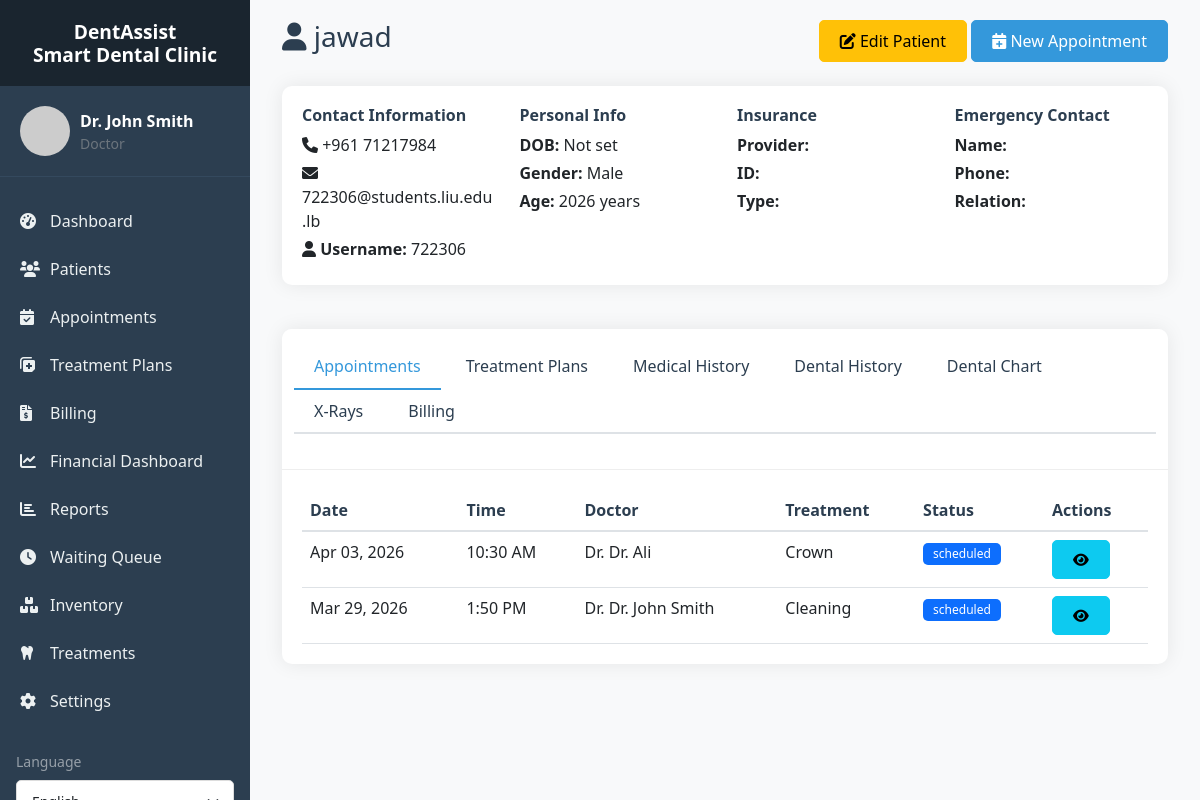
/patients/view.php?id=28 (signed in), run on the app's committed database.
### tables this page shows
CREATE TABLE `patients` (
  `id` int(11) NOT NULL,
  `user_id` int(11) DEFAULT NULL,
  `full_name` varchar(100) NOT NULL,
  `date_of_birth` date DEFAULT NULL,
  `gender` enum('male','female','other') DEFAULT NULL,
  `phone` varchar(20) DEFAULT NULL,
  `email` varchar(100) DEFAULT NULL,
  `emergency_contact_name` varchar(100) DEFAULT NULL,
  `emergency_contact_phone` varchar(20) DEFAULT NULL,
  `emergency_contact_relation` varchar(50) DEFAULT NULL,
  `insurance_provider` varchar(100) DEFAULT NULL,
  `insurance_id` varchar(50) DEFAULT NULL,
  `insurance_type` enum('Private','Social Security','Medicaid','None') DEFAULT 'None',
  `insurance_coverage` int(11) DEFAULT 0,
  `medical_history` text DEFAULT NULL,
  `allergies` text DEFAULT NULL,
  `current_medications` text DEFAULT NULL,
  `past_surgeries` text DEFAULT NULL,
  `chronic_conditions` text DEFAULT NULL,
  `dental_history` text DEFAULT NULL,
  `previous_dentist` varchar(100) DEFAULT NULL,
  `last_visit_date` date DEFAULT NULL,
  `address_line1` varchar(255) DEFAULT NULL,
  `address_line2` varchar(255) DEFAULT NULL,
  `address` varchar(500) DEFAULT NULL,
  `city` varchar(100) DEFAULT NULL,
  `state` varchar(50) DEFAULT NULL,
  `postal_code` varchar(20) DEFAULT NULL,
  `country` varchar(50) DEFAULT 'USA',
  `points` int(11) DEFAULT 0,
  `subscription_type` enum('none','basic','premium','family') DEFAULT 'none',
  `subscription_start_date` date DEFAULT NULL,
  `subscription_end_date` date DEFAULT NULL,
  `referral_code` varchar(20) DEFAULT NULL,
  `referred_by` int(11) DEFAULT NULL,
  `created_at` timestamp NOT NULL DEFAULT current_timestamp(),
  `updated_at` timestamp NOT NULL DEFAULT current_timestamp() ON UPDATE current_timestamp(),
  `created_by` int(11) DEFAULT NULL,
  `subscription_status` enum('none','pending','active','expired') DEFAULT 'none'
);

CREATE TABLE `users` (
  `id` int(11) NOT NULL,
  `username` varchar(191) NOT NULL,
  `email` varchar(191) NOT NULL,
  `password_hash` varchar(255) NOT NULL,
  `full_name` varchar(100) NOT NULL,
  `role` enum('doctor','assistant','patient') NOT NULL,
  `is_admin` tinyint(1) NOT NULL DEFAULT 0,
  `phone` varchar(20) DEFAULT NULL,
  `profile_image` varchar(255) DEFAULT NULL,
  `created_at` timestamp NOT NULL DEFAULT current_timestamp(),
  `updated_at` timestamp NOT NULL DEFAULT current_timestamp() ON UPDATE current_timestamp(),
  `is_active` tinyint(1) DEFAULT 1,
  `last_login` timestamp NULL DEFAULT NULL
);

CREATE TABLE `appointments` (
  `id` int(11) NOT NULL,
  `patient_id` int(11) NOT NULL,
  `doctor_id` int(11) NOT NULL,
  `appointment_date` date NOT NULL,
  `appointment_time` time NOT NULL,
  `duration` int(11) DEFAULT 30,
  `end_time` time GENERATED ALWAYS AS (addtime(`appointment_time`,sec_to_time(`duration` * 60))) VIRTUAL,
  `treatment_type` varchar(100) NOT NULL,
  `description` text DEFAULT NULL,
  `chair_number` int(11) DEFAULT NULL,
  `status` enum('scheduled','checked-in','in-treatment','completed','cancelled','no-show','follow-up') DEFAULT 'scheduled',
  `cancellation_reason` text DEFAULT NULL,
  `notes` text DEFAULT NULL,
  `reminder_sent_48h` tinyint(1) DEFAULT 0,
  `reminder_sent_24h` tinyint(1) DEFAULT 0,
  `reminder_sent_at` timestamp NULL DEFAULT NULL,
  `invoice_id` int(11) DEFAULT NULL,
  `created_at` timestamp NOT NULL DEFAULT current_timestamp(),
  `updated_at` timestamp NOT NULL DEFAULT current_timestamp() ON UPDATE current_timestamp(),
  `created_by` int(11) DEFAULT NULL
);

### includes/db.php (called while the page is built, shortened)
<?php
class Database {
    private $host = DB_HOST;
    private $user = DB_USER;
    private $pass = DB_PASS;
    private $dbname = DB_NAME;
    private $conn;
    private static $instance = null;
    private function __construct() {
        try {
            $this->conn = new mysqli($this->host, $this->user, $this->pass, $this->dbname);
            $this->conn->set_charset("utf8mb4");
        } catch (Exception $e) {
            die("Database connection error: " . $e->getMessage());
        }
    }
    public static function getInstance() {
        if (self::$instance == null) {
            self::$instance = new Database();
        }
        return self::$instance;
    }
    public function query($sql, $params = [], $types = "") {
        $stmt = $this->conn->prepare($sql);
        if (!empty($params)) {
            if (empty($types)) {
                $types = $this->determineTypes($params);
            }
            $stmt->bind_param($types, ...$params);
        }
        $stmt->execute();
        return $stmt;
    }
    private function determineTypes($params) {
        $types = '';
        foreach ($params as $param) {
            if (is_int($param)) {
                $types .= 'i';
            } elseif (is_float($param)) {
                $types .= 'd';
            } elseif (is_string($param)) {
                $types .= 's';
            } else {
                $types .= 'b';
            }
        }
        return $types;
    }
    public function fetchOne($sql, $params = [], $types = "") {
        $stmt = $this->query($sql, $params, $types);
        $result = $stmt->get_result();
        if ($result && $result->num_rows > 0) {
            return $result->fetch_assoc();
        }
        return null;
    }
    public function fetchAll($sql, $params = [], $types = "") {
        $stmt = $this->query($sql, $params, $types);
        $result = $stmt->get_result();
        if ($result) {
            return $result->fetch_all(MYSQLI_ASSOC);
        }
        return [];
    }
}
?>

### patients/view.php (the view, shortened to what this page needs)
<?php
require_once '../includes/db.php';
require_once '../includes/functions.php';
$db = Database::getInstance();
$patientId = $_GET['id'] ?? 0;
$patient = $db->fetchOne(
    "SELECT p.*, u.username AS account_username
     FROM patients p
     LEFT JOIN users u ON p.user_id = u.id
     WHERE p.id = ?",
    [$patientId],
    "i"
);
$appointments = $db->fetchAll(
    "SELECT a.*, u.full_name as doctor_name
     FROM appointments a
     JOIN users u ON a.doctor_id = u.id
     WHERE a.patient_id = ?
     ORDER BY a.appointment_date DESC, a.appointment_time DESC",
    [$patientId],
    "i"
);
include '../layouts/header.php';
?>
<div class="container-fluid">
    <div class="d-flex justify-content-between align-items-center mb-4">
        <h1 class="h3">
            <i class="fas fa-user"></i> <?php echo htmlspecialchars($patient['full_name'] ?: 'Patient #' . $patientId); ?>
        </h1>
        <div>
            <a href="edit.php?id=<?php echo $patientId; ?>" class="btn btn-warning">
                <i class="fas fa-edit"></i> Edit Patient
            </a>
            <button class="btn btn-primary" onclick="scheduleAppointment()">
                <i class="fas fa-calendar-plus"></i> New Appointment
            </button>
        </div>
    </div>
    <div class="row mb-4">
        <div class="col-md-12">
            <div class="card">
                <div class="card-body">
                    <div class="row">
                        <div class="col-md-3">
                            <h6>Contact Information</h6>
                            <p class="mb-1"><i class="fas fa-phone"></i> <?php echo $patient['phone']; ?></p>
                            <p class="mb-1"><i class="fas fa-envelope"></i> <?php echo htmlspecialchars((string) ($patient['email'] ?? '')); ?></p>
                            <p class="mb-1"><i class="fas fa-user"></i>
                                <strong>Username:</strong>
                                <?php
                                $uname = trim((string) ($patient['account_username'] ?? ''));
                                echo $uname !== '' ? htmlspecialchars($uname) : '<span class="text-muted">—</span>';
                                ?>
                            </p>
                        </div>
                        <div class="col-md-3">
                            <h6>Personal Info</h6>
                            <p class="mb-1"><strong>DOB:</strong> <?php echo formatDate($patient['date_of_birth']); ?></p>
                            <p class="mb-1"><strong>Gender:</strong> <?php echo ucfirst($patient['gender'] ?? 'Not specified'); ?></p>
                            <p class="mb-1"><strong>Age:</strong>
                                <?php
                                if ($patient['date_of_birth']) {
                                    $dob = new DateTime($patient['date_of_birth']);
                                    $now = new DateTime();
                                    echo $dob->diff($now)->y . ' years';
                                }
                                ?>
                            </p>
                        </div>
                        <div class="col-md-3">
                            <h6>Insurance</h6>
                            <p class="mb-1"><strong>Provider:</strong> <?php echo $patient['insurance_provider'] ?? 'None'; ?></p>
                            <p class="mb-1"><strong>ID:</strong> <?php echo $patient['insurance_id'] ?? 'N/A'; ?></p>
                            <p class="mb-1"><strong>Type:</strong> <?php echo $patient['insurance_type'] ?? 'None'; ?></p>
                        </div>
                        <div class="col-md-3">
                            <h6>Emergency Contact</h6>
                            <p class="mb-1"><strong>Name:</strong> <?php echo $patient['emergency_contact_name'] ?? 'Not provided'; ?></p>
                            <p class="mb-1"><strong>Phone:</strong> <?php echo $patient['emergency_contact_phone'] ?? 'N/A'; ?></p>
                            <p class="mb-1"><strong>Relation:</strong> <?php echo $patient['emergency_contact_relation'] ?? 'N/A'; ?></p>
                        </div>
                    </div>
                </div>
            </div>
        </div>
    </div>
    <div class="row">
        <div class="col-md-12">
            <div class="card">
                <div class="card-header">
                    <ul class="nav nav-tabs card-header-tabs" id="patientViewTabs" role="tablist">
                        <li class="nav-item">
                            <button class="nav-link active" id="appointments-tab" data-bs-toggle="tab"
                                    data-bs-target="#appointments" type="button" role="tab">
                                Appointments
                            </button>
                        </li>
                        <li class="nav-item">
                            <button class="nav-link" id="treatment-tab" data-bs-toggle="tab"
                                    data-bs-target="#treatment" type="button" role="tab">
                                Treatment Plans
                            </button>
                        </li>
                        <li class="nav-item">
                            <button class="nav-link" id="medical-tab" data-bs-toggle="tab"
                                    data-bs-target="#medical" type="button" role="tab">
                                Medical History
                            </button>
                        </li>
                        <li class="nav-item">
                            <button class="nav-link" id="dental-history-tab" data-bs-toggle="tab"
                                    data-bs-target="#dental-history" type="button" role="tab">
                                Dental History
                            </button>
                        </li>
                        <li class="nav-item">
                            <button class="nav-link" id="dental-tab" data-bs-toggle="tab"
                                    data-bs-target="#dental" type="button" role="tab">
                                Dental Chart
                            </button>
                        </li>
                        <li class="nav-item">
                            <button class="nav-link" id="xrays-tab" data-bs-toggle="tab"
                                    data-bs-target="#xrays" type="button" role="tab">
                                X-Rays
                            </button>
                        </li>
                        <li class="nav-item">
                            <button class="nav-link" id="billing-tab" data-bs-toggle="tab"
                                    data-bs-target="#billing" type="button" role="tab">
                                Billing
                            </button>
                        </li>
                    </ul>
                </div>
                <div class="card-body">
                    <div class="tab-content">
                        <div class="tab-pane active" id="appointments" role="tabpanel">
                            <?php if (empty($appointments)): ?>
                                <p class="text-muted">No appointments found</p>
                            <?php else: ?>
                                <div class="table-responsive">
                                    <table class="table">
                                        <thead>
                                            <tr>
                                                <th>Date</th>
                                                <th>Time</th>
                                                <th>Doctor</th>
                                                <th>Treatment</th>
                                                <th>Status</th>
                                                <th>Actions</th>
                                            </tr>
                                        </thead>
                                        <tbody>
                                            <?php foreach ($appointments as $apt): ?>
                                                <tr>
                                                    <td><?php echo formatDate($apt['appointment_date']); ?></td>
                                                    <td><?php echo formatTime($apt['appointment_time']); ?></td>
                                                    <td>Dr. <?php echo htmlspecialchars($apt['doctor_name']); ?></td>
                                                    <td><?php echo $apt['treatment_type']; ?></td>
                                                    <td><?php echo getStatusBadge($apt['status']); ?></td>
                                                    <td>
                                                        <a href="../appointments/view.php?id=<?php echo $apt['id']; ?>"
                                                           class="btn btn-sm btn-info">
                                                            <i class="fas fa-eye"></i>
                                                        </a>
                                                    </td>
                                                </tr>
                                            <?php endforeach; ?>
                                        </tbody>
                                    </table>
                                </div>
                            <?php endif; ?>
                        </div>
                    </div>
                </div>
            </div>
        </div>
    </div>
</div>
<?php include '../layouts/footer.php'; ?>

### includes/functions.php (shortened to what this page needs)
<?php
require_once 'db.php';
function formatDate($date, $format = 'M d, Y')
{
    $s = trim((string) $date);
    if ($s === '' || $s === '0000-00-00' || $s === '0000-00-00 00:00:00' || preg_match('/^0000-\d{2}-\d{2}/', $s)) {
        return 'Not set';
    }
    try {
        $dateObj = new DateTime($date);
        $y = (int) $dateObj->format('Y');
        return $dateObj->format($format);
    } catch (Exception $e) {
        return 'Not set';
    }
}
function formatTime($time, $format = 'g:i A')
{
    try {
        $timeObj = new DateTime($time);
        return $timeObj->format($format);
    } catch (Exception $e) {
        return 'Not set';
    }
}
function getStatusBadge($status)
{
    $colors = [
        'scheduled' => 'primary',
        'checked-in' => 'info',
        'in-treatment' => 'warning',
        'completed' => 'success',
        'cancelled' => 'danger',
        'no-show' => 'secondary',
        'follow-up' => 'dark'
    ];
    $color = $colors[$status] ?? 'secondary';
    return "<span class='badge bg-{$color}'>{$status}</span>";
}

### data on the page
patients: full_name "jawad", phone "+961 71217984", email "722306@students.liu.edu.lb", user.username "722306", date_of_birth "Not set", gender "Male", date_of_birth "2026"
appointments: appointment_date "Apr 03, 2026", appointment_time "10:30 AM", doctor.full_name "Dr. Ali", treatment_type "Crown", status "scheduled"
appointments: appointment_date "Mar 29, 2026", appointment_time "1:50 PM", doctor.full_name "Dr. John Smith", treatment_type "Cleaning", status "scheduled"

### other printed values
SITE_NAME "DentAssist Smart Dental Clinic"
$_SESSION['full_name'] "Dr. John Smith"
$role "Doctor"
__('dashboard', 'Dashboard') "Dashboard"
__('patients', 'Patients') "Patients"
__('appointments', 'Appointments') "Appointments"
__('treatment_plans', 'Treatment Plans') "Treatment Plans"
__('billing', 'Billing') "Billing"
__('financial_dashboard', 'Financial Dashboard') "Financial Dashboard"
__('reports', 'Reports') "Reports"
__('queue', 'Waiting Queue') "Waiting Queue"
__('inventory', 'Inventory') "Inventory"
__('treatments', 'Treatments') "Treatments"
__('settings', 'Settings') "Settings"
__('language', 'Language') "Language"
